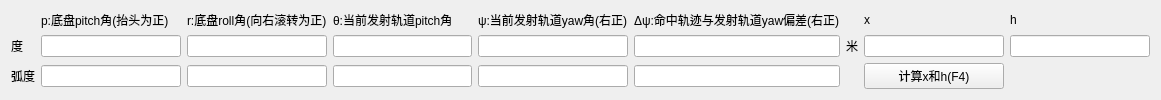
  <widget class="QWidget" name="layoutWidget_4">
   <property name="geometry">
    <rect>
     <x>20</x>
     <y>170</y>
     <width>1161</width>
     <height>87</height>
    </rect>
   </property>
   <layout class="QGridLayout" name="gridLayout_5">
    <item row="1" column="2">
     <widget class="QLineEdit" name="rollLineEdit"/>
    </item>
    <item row="1" column="4">
     <widget class="QLineEdit" name="psiLineEdit">
      <property name="text">
       <string/>
      </property>
      <property name="readOnly">
       <bool>true</bool>
      </property>
     </widget>
    </item>
    <item row="1" column="3">
     <widget class="QLineEdit" name="setaLineEdit">
      <property name="text">
       <string/>
      </property>
     </widget>
    </item>
    <item row="0" column="1">
     <widget class="QLabel" name="setaLabel_22">
      <property name="text">
       <string>p:底盘pitch角(抬头为正)</string>
      </property>
     </widget>
    </item>
    <item row="1" column="8">
     <widget class="QLineEdit" name="hLineEdit">
      <property name="text">
       <string/>
      </property>
      <property name="readOnly">
       <bool>true</bool>
      </property>
     </widget>
    </item>
    <item row="0" column="2">
     <widget class="QLabel" name="setaLabel_23">
      <property name="text">
       <string>r:底盘roll角(向右滚转为正)</string>
      </property>
     </widget>
    </item>
    <item row="1" column="5">
     <widget class="QLineEdit" name="deltaPsiLineEdit">
      <property name="text">
       <string/>
      </property>
      <property name="readOnly">
       <bool>true</bool>
      </property>
     </widget>
    </item>
    <item row="1" column="0">
     <widget class="QLabel" name="setaLabel_28">
      <property name="text">
       <string>度</string>
      </property>
     </widget>
    </item>
    <item row="1" column="6">
     <widget class="QLabel" name="setaLabel_30">
      <property name="text">
       <string>米</string>
      </property>
     </widget>
    </item>
    <item row="0" column="8">
     <widget class="QLabel" name="hLabel_2">
      <property name="text">
       <string>h</string>
      </property>
     </widget>
    </item>
    <item row="0" column="3">
     <widget class="QLabel" name="setaLabel_15">
      <property name="text">
       <string>θ:当前发射轨道pitch角</string>
      </property>
     </widget>
    </item>
    <item row="0" column="7">
     <widget class="QLabel" name="xLabel_2">
      <property name="text">
       <string>x</string>
      </property>
     </widget>
    </item>
    <item row="1" column="1">
     <widget class="QLineEdit" name="pitchLineEdit"/>
    </item>
    <item row="0" column="4">
     <widget class="QLabel" name="setaLabel_24">
      <property name="text">
       <string>ψ:当前发射轨道yaw角(右正)</string>
      </property>
     </widget>
    </item>
    <item row="0" column="5">
     <widget class="QLabel" name="deltaPsiLabel_2">
      <property name="lineWidth">
       <number>1</number>
      </property>
      <property name="text">
       <string>Δψ:命中轨迹与发射轨道yaw偏差(右正)</string>
      </property>
     </widget>
    </item>
    <item row="1" column="7">
     <widget class="QLineEdit" name="xLineEdit">
      <property name="text">
       <string/>
      </property>
      <property name="readOnly">
       <bool>true</bool>
      </property>
     </widget>
    </item>
    <item row="2" column="0">
     <widget class="QLabel" name="setaLabel_29">
      <property name="text">
       <string>弧度</string>
      </property>
     </widget>
    </item>
    <item row="2" column="5">
     <widget class="QLineEdit" name="deltaPsiLineEdit_2">
      <property name="text">
       <string/>
      </property>
      <property name="readOnly">
       <bool>true</bool>
      </property>
     </widget>
    </item>
    <item row="2" column="1">
     <widget class="QLineEdit" name="pitchLineEdit_2"/>
    </item>
    <item row="2" column="3">
     <widget class="QLineEdit" name="setaLineEdit_2">
      <property name="text">
       <string/>
      </property>
     </widget>
    </item>
    <item row="2" column="2">
     <widget class="QLineEdit" name="rollLineEdit_2"/>
    </item>
    <item row="2" column="4">
     <widget class="QLineEdit" name="psiLineEdit_2">
      <property name="text">
       <string/>
      </property>
     </widget>
    </item>
    <item row="2" column="7">
     <widget class="QPushButton" name="computeXandHPushButton">
      <property name="text">
       <string>计算x和h(F4)</string>
      </property>
      <property name="shortcut">
       <string>F4</string>
      </property>
     </widget>
    </item>
   </layout>
  </widget>
